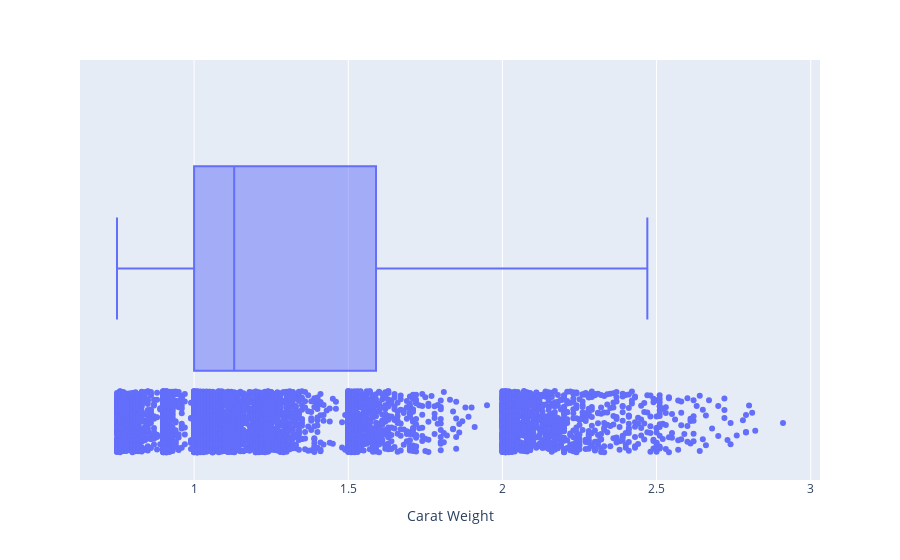

The notebook cell saved with this chart:
### Markdown cell above
## <font style = "color:rgb(77, 173, 255)"> **Box Plots** </font>

[A box plot shows the distribution of data for a continuous variable](https://www.jmp.com/en_us/statistics-knowledge-portal/exploratory-data-analysis/box-plot.html). Box plots help you see the center and spread of data. You can also use them as a visual tool to check for normality or to identify points that may be outliers.

You can learn more about box plot, and where to use them at [Statistical Knowledge Portal](https://www.jmp.com/en_us/statistics-knowledge-portal/exploratory-data-analysis/box-plot.html)

The following code makes a few simple histograms using the plotly library. You can learn more about plotly histograms here: https://plotly.com/python/histograms/

### Code cell
# Create a simple box plot

fig = px.box(df, 
             x = 'Carat Weight', 
             points = 'all'
            )
fig.show()

### Figure 1 — Plotly figure (JSON) as saved in the notebook; plotly's stock layout.template omitted (floating-point values rounded to 4 significant figures; data arrays with more than 128 entries replaced by an {"elided": "..."} marker saying what was removed)
{"data": [{"alignmentgroup": "True", "boxpoints": "all", "hovertemplate": "Carat Weight=%{x}<extra></extra>", "legendgroup": "", "marker": {"color": "#636efa"}, "name": "", "notched": false, "offsetgroup": "", "orientation": "h", "showlegend": false, "type": "box", "x": {"elided": "6000 float values"}, "x0": " ", "xaxis": "x", "y0": " ", "yaxis": "y"}], "layout": {"autosize": true, "boxmode": "group", "legend": {"tracegroupgap": 0}, "margin": {"t": 60}, "xaxis": {"anchor": "y", "autorange": true, "domain": [0, 1], "range": [0.63, 3.03], "title": {"text": "Carat Weight"}, "type": "linear"}, "yaxis": {"anchor": "x", "autorange": true, "domain": [0, 1], "range": [-0.5138, 0.5], "type": "category"}}}
